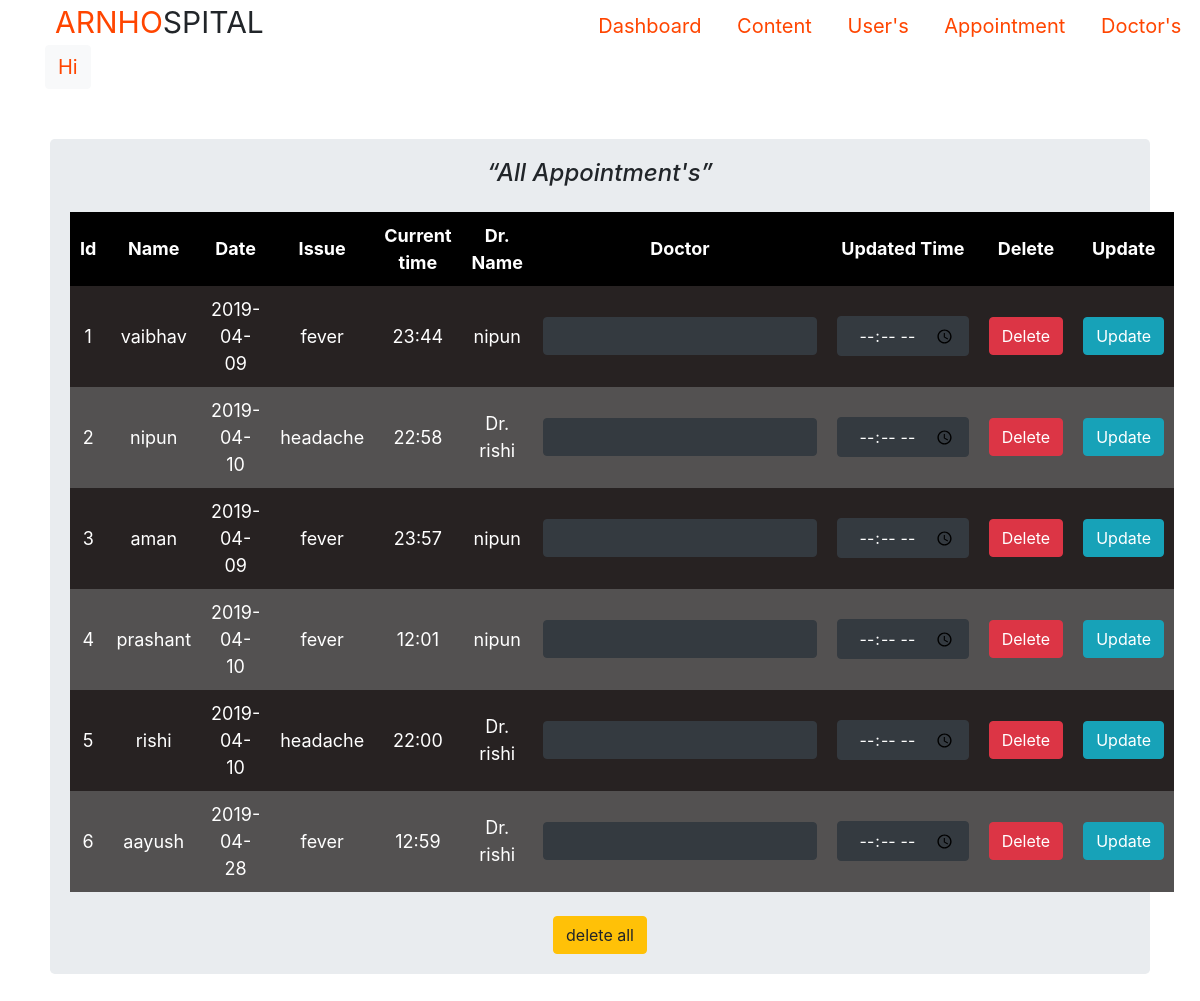
The app's page /admin/appointment.php with its own data.
### tables this page shows
CREATE TABLE `appointment` (
  `id` int(20) NOT NULL,
  `name` varchar(255) NOT NULL,
  `date` varchar(100) NOT NULL,
  `issue` varchar(1000) NOT NULL,
  `time` varchar(50) NOT NULL,
  `Doctor` varchar(255) NOT NULL
);

### admin/appointment.php (the view, shortened to what this page needs)
<?php
$con = mysqli_connect("localhost","root","","arnhospital");
?>
<!DOCTYPE html>
<html lang="en">
  <head>
    <link rel="stylesheet" href="bootstrap/bootstrap.css">
    <link rel="stylesheet" href="css/dashboard.css">
    <link rel="stylesheet" href="css/content.css">
    <link rel="stylesheet" href="css/user.css">
  </head>
  <body>
    <div class="container-fluid top-nav">
        <span class="s1">ARNHO</span><span class="s2">SPITAL</span>
        <span class="home">
            <a class="nav-nam" href="dashboard.php">Dashboard</a>
        </span>
        <span class="nav-tag">
            <a class="nav-nam" href="content.php">Content</a>
        </span>
        <span class="nav-tag">
            <a class="nav-nam" href="user.php">User's</a>
        </span>
        <span class="nav-tag">
            <a class="nav-nam" href="#">Appointment</a>
        </span>
        <span class="nav-tag">
            <a class="nav-nam" href="doctor.php">Doctor's</a>
        </span>
        <span class="btn btn-light dropdown nav-tag">
            <a class="nav-nam dropbtn" href="login.php"><?php echo  "Hi ".$_SESSION['admin']; ?></a>
        </span>
    </div>
    <div class="usertable jumbotron">
        <div align="center" >
        <h4 class="mb-4"><i><q>All Appointment's</q></i></h4>
            <table width="100%" cellspacing="1" cellpadding="1">
                <tr>
                    <th>Id</th>
                    <th>Name</th>
                    <th>Date</th>
                    <th>Issue</th>
                    <th>Current time</th>
                    <th>Dr. Name</th>
                    <th>Doctor</th>
                    <th>Updated Time</th>
                    <th>Delete</th>
                    <th>Update</th>
                </tr>
                <?php
                    $appointments = "SELECT * FROM appointment";
                    $result = mysqli_query($con,$appointments);
                    while($row=mysqli_fetch_assoc($result))
                    {
                ?>
                <tr>
                    <td><?php echo @$row[id];?></td>
                    <td><?php echo @$row[name];?></td>
                    <td><?php echo @$row[date];?></td>
                    <td><?php echo @$row[issue];?></td>
                    <td><?php echo @$row[time];?></td>
                    <td><?php echo @$row[Doctor];?></td>
                    <form action="#"  method="post" >
                    <td><input type="text" class="btn btn-dark"  name="doctor"></td>
                    <td><input type="time" class="btn btn-dark"  name="time"></td>
                    <td><button type="submit" class="btn btn-danger" name="delete" value="<?php echo @$row[id];?>" >Delete</button></td>
                    <td><button type="submit" class="btn btn-info" name="update" value="<?php echo @$row[id];?>">Update</button></td>
                    </form>
                </tr>
                <?php
                }
                ?>
            </table>
            <br>
            <div>
                <form action="#" method="post">
                    <button name="delall" class="btn btn-warning" type="submit">delete all</button>
                </form>
            </div>
        </div>
    </div>
</body>
</html>

### admin/css/dashboard.css (style rules this page uses)
html { overflow: scroll; overflow-x: hidden; }
* { margin: 0px; padding: 0px; }
.top-nav { position: static; }
.s1 { color: orangered; font-size: 30px; margin-left: 40px; }
.s2 { font-size: 30px; }
.home { margin-left: 330px; font-size: 20px; }
.dropbtn { border: none; }
.dropdown { position: relative; display: inline-block; }
.nav-tag { margin-left:30px; font-size: 20px; }
.nav-nam { color: orangered; }
td { padding: 10px; }

### admin/css/content.css (style rules this page uses)
html { overflow: scroll; overflow-x: hidden; }

### admin/css/user.css (style rules this page uses)
html { overflow: scroll; overflow-x: hidden; }
.usertable { padding: 20px; margin: 50px; }
table { border-radius: 10px; }
th { text-align: center; padding:10px; background-color:black; color: white; font-size: 18px; }
tr { text-align: center; font-size: 18px; }
tr:nth-child(even) { background-color: rgb(39, 34, 34); color: white; }
tr:nth-child(odd) { background-color: rgb(83, 81, 81); color: white; }
td { padding: 10px; }

### records on screen
appointment: id "1", name "vaibhav", date "2019-04-09", issue "fever", time "23:44", Doctor "nipun"
appointment: id "2", name "nipun", date "2019-04-10", issue "headache", time "22:58", Doctor "Dr. rishi"
appointment: id "3", name "aman", date "2019-04-09", issue "fever", time "23:57", Doctor "nipun"
appointment: id "4", name "prashant", date "2019-04-10", issue "fever", time "12:01", Doctor "nipun"
appointment: id "5", name "rishi", date "2019-04-10", issue "headache", time "22:00", Doctor "Dr. rishi"
appointment: id "6", name "aayush", date "2019-04-28", issue "fever", time "12:59", Doctor "Dr. rishi"
